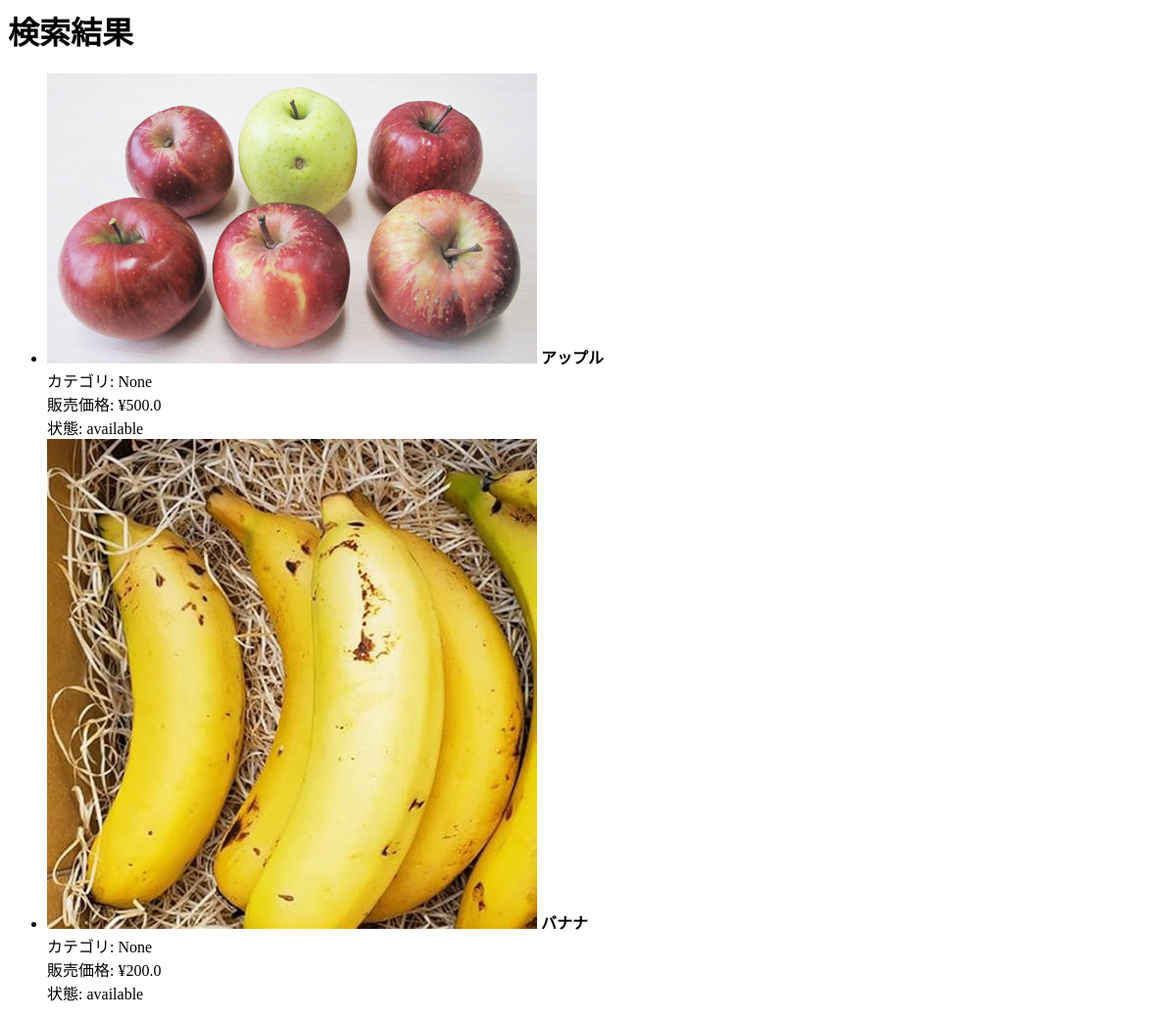
Before: /search with the older database file.
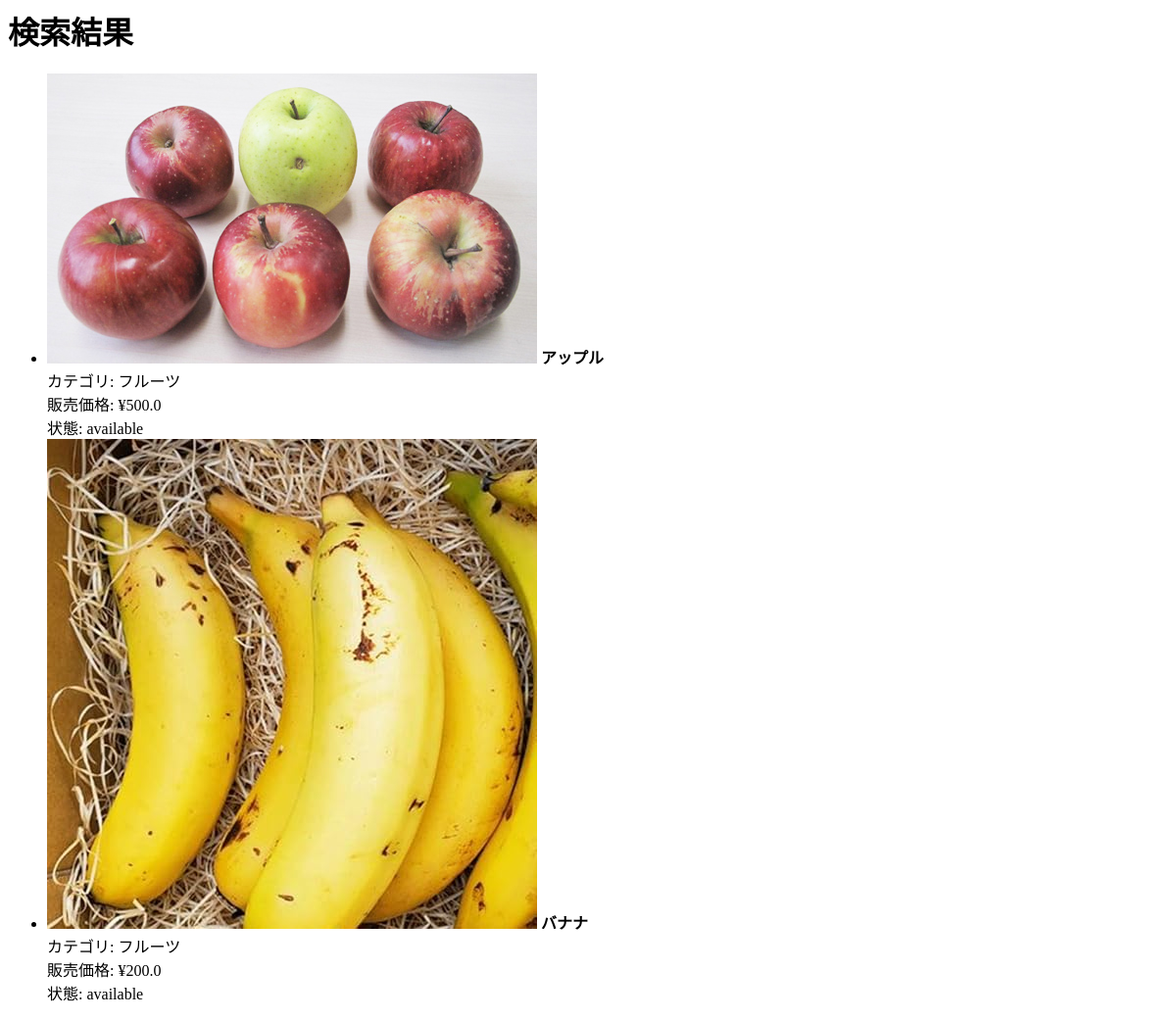
After: the same page with the newer database file.
### app/models.py (models this page shows)
class Product(db.Model):
    __tablename__ = 'products'
    id = db.Column(db.Integer, primary_key=True)
    name = db.Column(db.String(50), nullable=False)
    category = db.Column(db.String(50), nullable=True)
    defect_reason = db.Column(db.String(100))
    purchase_price = db.Column(db.Float, nullable=True)
    sale_price = db.Column(db.Float, nullable=True)
    status = db.Column(db.Enum("available", "not_available",
                       name="product_status"), default="available")

### app/routes.py (the view)
@bp.route('/search', methods=['GET', 'POST'])
def search_products():
    query = request.form.get('query')  # 検索キーワード
    category = request.form.get('category')  # カテゴリフィルタ
    products = Product.query
    if query:  # 商品名で検索
        products = products.filter(Product.name.like(f"%{query}%"))
    if category:  # カテゴリでフィルタリング
        products = products.filter_by(category=category)
    products = products.all()
    return render_template('kensaku.html', products=products)

### app/templates/kensaku.html
<h1>検索結果</h1>
{% if products %}
<ul>
  {% for product in products %}
  <li>
    <img src="static/img/product/{{product.id}}.jpg" alt="{{ product.name }}" />
    <strong>{{ product.name }}</strong><br />
    カテゴリ: {{ product.category }}<br />
    販売価格: ¥{{ product.sale_price }}<br />
    状態: {{ product.status }}
  </li>
  {% endfor %}
</ul>
{% else %}
<p>該当する商品が見つかりませんでした。</p>
{% endif %}

Changed rows visible on the page:
changed Product "アップル": category "None" → "フルーツ"
changed Product "バナナ": category "None" → "フルーツ"
